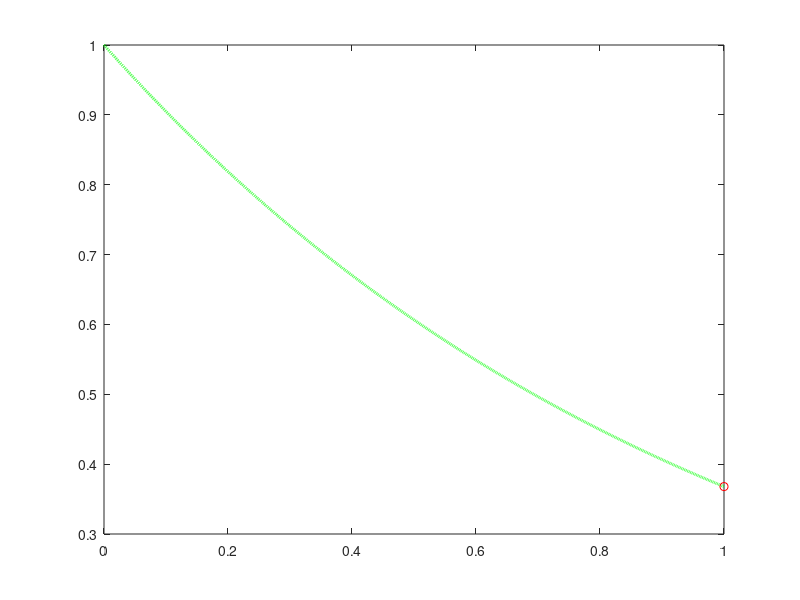

The MATLAB source for this figure:
% step size
h = 0.0001;
x = 0:h:1;
y = zeros(size(x));
y(1) = 1;
[~, n] = size(x);
disp(n);
for i = 1:n-1
    f = -y(i);
    y(i + 1) = y(i) + (h * f);
end
answer = y(n);
to_disp = [answer, exp(-1)];
disp(to_disp);
plot(x, y, "g--", "LineWidth", 2);
hold on
plot(exp(-1), "ro");